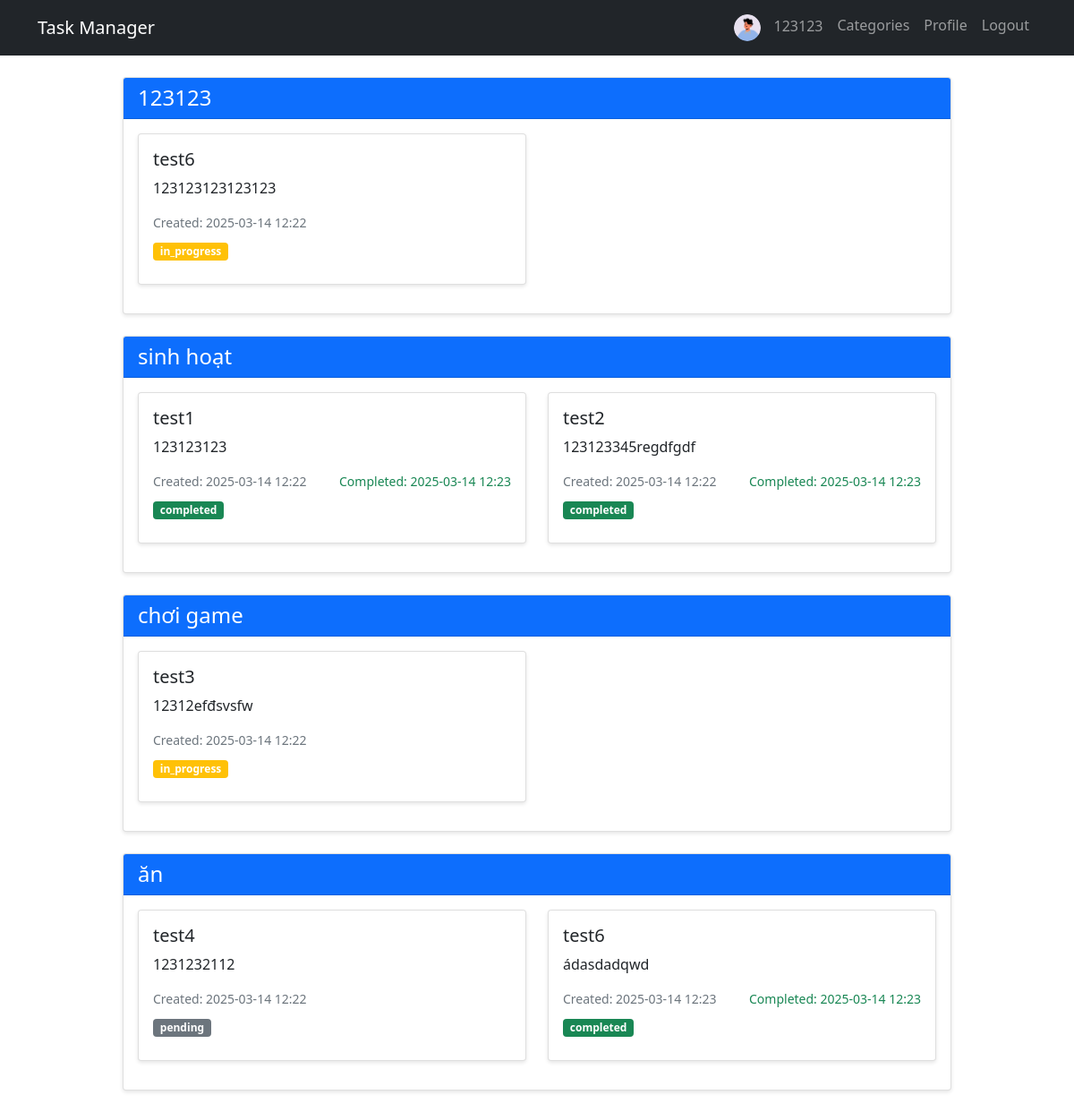
Page /categories (signed in) on the committed database.
### models.py (models this page shows)
class User(db.Model, UserMixin):
    id = db.Column(db.Integer, primary_key=True)
    username = db.Column(db.String(80), unique=True, nullable=False)
    password = db.Column(db.String(120), nullable=False)
    email = db.Column(db.String(120), unique=True, nullable=False)
    avatar = db.Column(db.String(200))
    is_admin = db.Column(db.Boolean, default=False)
    is_banned = db.Column(db.Boolean, default=False)
    tasks = db.relationship('Task', backref='user', lazy=True)

class Category(db.Model):
    id = db.Column(db.Integer, primary_key=True)
    name = db.Column(db.String(50), nullable=False)
    tasks = db.relationship('Task', backref='category', lazy=True)

class Task(db.Model):
    id = db.Column(db.Integer, primary_key=True)
    title = db.Column(db.String(100), nullable=False)
    description = db.Column(db.Text)
    status = db.Column(db.String(20), default='pending')  # pending, in_progress, completed
    created = db.Column(db.DateTime, default=datetime.utcnow)
    finished = db.Column(db.DateTime, nullable=True)
    user_id = db.Column(db.Integer, db.ForeignKey('user.id'), nullable=False)
    category_id = db.Column(db.Integer, db.ForeignKey('category.id'))

### app.py (the view, shortened to what this page needs)
@app.route('/categories', methods=['GET', 'POST'])
@login_required
def manage_categories():
    categories = Category.query.all()
    user_tasks = Task.query.filter_by(user_id=current_user.id).all()
    categorized_tasks = {}
    for category in categories:
        categorized_tasks[category] = [task for task in user_tasks if task.category_id == category.id]
    uncategorized_tasks = [task for task in user_tasks if task.category_id is None]
    return render_template('categories.html',
                         categories=categories,
                         categorized_tasks=categorized_tasks,
                         uncategorized_tasks=uncategorized_tasks)

### app.py (called while the page is built)
@login_manager.user_loader
def load_user(user_id):
    return User.query.get(int(user_id))

### templates/categories.html (shortened to what this page needs)
{% extends "base.html" %}
{% block content %}
<div class="row justify-content-center">
    <div class="col-md-10">
        {% for category, tasks in categorized_tasks.items() %}
        <div class="card mb-4">
            <div class="card-header bg-primary text-white">
                <h4 class="mb-0">{{ category.name }}</h4>
            </div>
            <div class="card-body">
                {% if tasks %}
                    <div class="row">
                    {% for task in tasks %}
                        <div class="col-md-6 mb-3">
                            <div class="card">
                                <div class="card-body">
                                    <h5 class="card-title">{{ task.title }}</h5>
                                    <p class="card-text">{{ task.description }}</p>
                                    <div class="d-flex justify-content-between align-items-center mb-2">
                                        <small class="text-muted">Created: {{ task.created.strftime('%Y-%m-%d %H:%M') }}</small>
                                        {% if task.finished %}
                                            <small class="text-success">Completed: {{ task.finished.strftime('%Y-%m-%d %H:%M') }}</small>
                                        {% endif %}
                                    </div>
                                    <div class="badge bg-{{ 'success' if task.status == 'completed'
                                                         else 'warning' if task.status == 'in_progress'
                                                         else 'secondary' }}">
                                        {{ task.status }}
                                    </div>
                                </div>
                            </div>
                        </div>
                    {% endfor %}
                    </div>
                {% else %}
                    <p class="text-muted">No tasks in this category</p>
                {% endif %}
            </div>
        </div>
        {% endfor %}
    </div>
</div>
{% endblock %}

### templates/base.html (shortened to what this page needs)
<!DOCTYPE html>
<html lang="en">
<head>
    <link href="https://cdn.jsdelivr.net/npm/bootstrap@5.1.3/dist/css/bootstrap.min.css" rel="stylesheet">
    <link href="https://cdn.jsdelivr.net/npm/bootstrap-icons@1.7.2/font/bootstrap-icons.css" rel="stylesheet">
    <link rel="stylesheet" href="{{ url_for('static', filename='style.css') }}">
</head>
<body>
    <nav class="navbar navbar-expand-lg navbar-dark bg-dark">
        <div class="container">
            <a class="navbar-brand" href="{{ url_for('index') }}">Task Manager</a>
            <div class="navbar-nav ms-auto">
                {% if current_user.is_authenticated %}
                    <span class="nav-item nav-link">
                        {% if current_user.avatar %}
                            <img src="{{ url_for('static', filename=current_user.avatar) }}"
                                class="avatar-small" alt="avatar">
                        {% endif %}
                        {{ current_user.username }}
                    </span>
                    <a class="nav-item nav-link" href="{{ url_for('manage_categories') }}">Categories</a>
                    <a class="nav-item nav-link" href="{{ url_for('profile') }}">Profile</a>
                    <a class="nav-item nav-link" href="{{ url_for('logout') }}">Logout</a>
                {% else %}
                    <a class="nav-item nav-link" href="{{ url_for('login') }}">Login</a>
                    <a class="nav-item nav-link" href="{{ url_for('register') }}">Register</a>
                {% endif %}
            </div>
        </div>
    </nav>
    <div class="container mt-4">
        {% block content %}{% endblock %}
    </div>
</body>
</html>

### static/style.css (style rules this page uses)
.avatar-small { width: 30px; height: 30px; border-radius: 50%; margin-right: 10px; }
.card { box-shadow: 0 2px 4px rgba(0,0,0,0.1); transition: 0.3s; }
.badge { margin-bottom: 10px; }

### rows in the picture
User: avatar (picture), username "123123"
Category: name "123123"
Task: title "test6", description "123123123123123", created "2025-03-14 12:22", status "in_progress"
Category: name "sinh hoạt"
Task: title "test1", description "123123123", created "2025-03-14 12:22", finished "2025-03-14 12:23", status "completed"
Task: title "test2", description "123123345regdfgdf", created "2025-03-14 12:22", finished "2025-03-14 12:23", status "completed"
Category: name "chơi game"
Task: title "test3", description "12312efđsvsfw", created "2025-03-14 12:22", status "in_progress"
Category: name "ăn"
Task: title "test4", description "1231232112", created "2025-03-14 12:22", status "pending"
Task: title "test6", description "ádasdadqwd", created "2025-03-14 12:23", finished "2025-03-14 12:23", status "completed"
